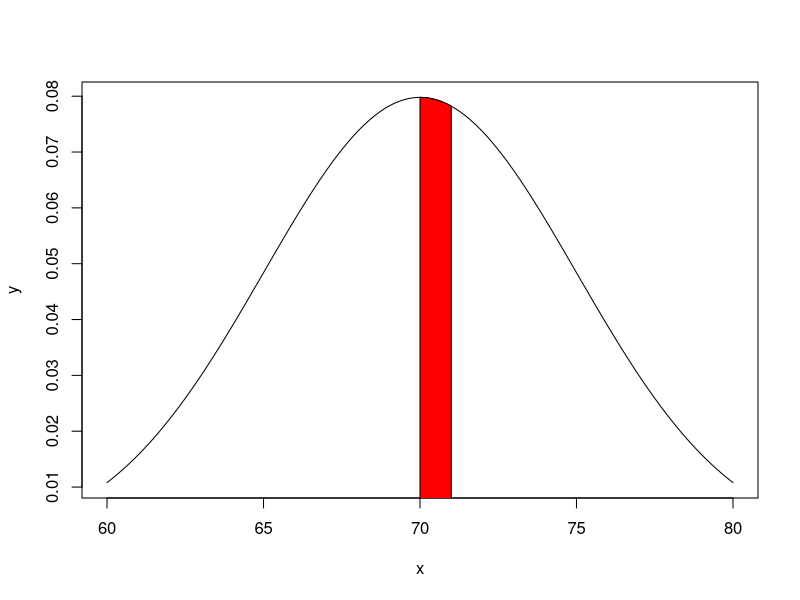
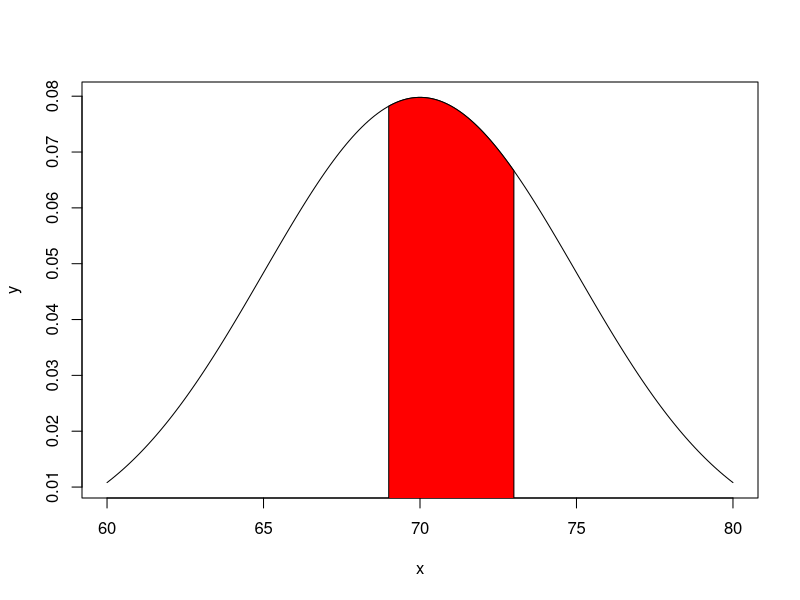

Recreate these plots in R, in order.
workers = 2000

#part(a)
x = seq(60,80,length = 200)
y = dnorm(x,mean = 70, sd = 5)
plot(x,y,type = "l")
x = seq(70,71,length = 200)
y = dnorm(x,mean = 70, sd = 5)
polygon(c(70,x,71),c(0,y,0), col = "red")
round((pnorm(71,70,5) - pnorm(70,70,5)) * workers, 4)

#part (b)
x = seq(60,80,length = 200)
y = dnorm(x,mean = 70, sd = 5)
plot(x,y,type = "l")
x = seq(69,73,length = 200)
y = dnorm(x,mean = 70, sd = 5)
polygon(c(69,x,73),c(0,y,0), col = "red")
round((pnorm(73,70,5) - pnorm(69,70,5)) * workers, 4)

#part (c)


